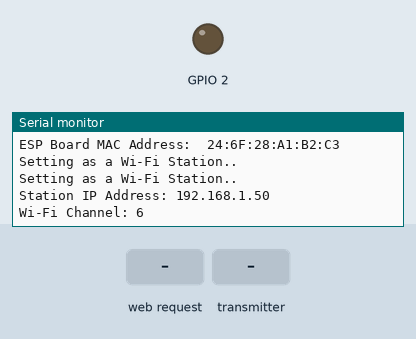
This program was run on a simulated ESP8266 (Wemos D1 mini). Parts: output pins drawn as LEDs (lit = HIGH), the last lines printed to the serial monitor. The inputs (shaded band) are chosen by the test bench. WiFi joins after 1.5 s; servers stay silent unless stated.

Above: at 3.2 s.
3.3 s: HTTP request GET /update received
At 4.1 s:
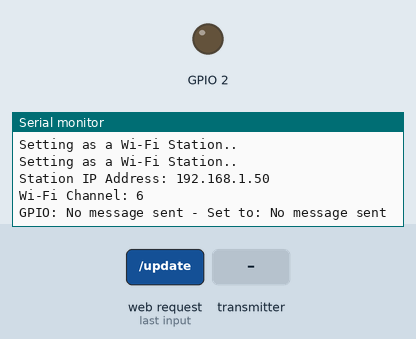
4.8 s: the transmitter starts sending id = 0
At 5.11 s:
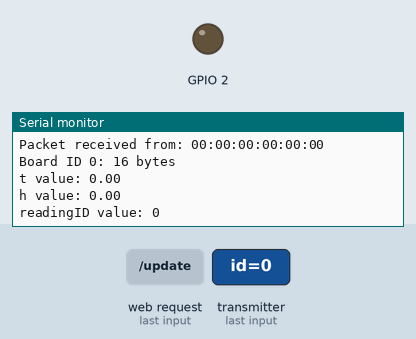

The program:

main.cpp
```cpp
// (licence header left out)
#include <Arduino.h>
#include <ESP8266WiFi.h>
#include "ESPAsyncTCP.h"
#include "ESPAsyncWebServer.h"
#include "Arduino_JSON.h"
#include <espnow.h>

// Replace with your network credentials (STATION)
const char* ssid = "Telekom-455436";
const char* password = "4124966129957437";


uint8_t broadcastAddress[] = {0x60, 0x01, 0x94, 0x02, 0xDE, 0xC7};
//60:01:94:02:de:c7

// Structure example to receive data
// Must match the sender structure
typedef struct struct_message {
  int id;
  float temp;
  float hum;
  unsigned int readingId;
} struct_message;

struct_message incomingReadings;


typedef struct outgoing_data {
  int gpio;
  int state;
};

outgoing_data myData;

JSONVar board;

const char* PARAM_INPUT_1 = "output";
const char* PARAM_INPUT_2 = "state";

AsyncWebServer server(80);
AsyncEventSource events("/events");
bool newData=0;

void OnDataSent(uint8_t *mac_addr, uint8_t sendStatus) {
  Serial.print("Last Packet Send Status: ");
  if (sendStatus == 0){
    Serial.println("Delivery success");
  }
  else{
    Serial.println("Delivery fail");
  }
}

// callback function that will be executed when data is received
void OnDataRecv( uint8_t *mac_addr,  uint8_t *incomingData, uint8_t len) {
  // Copies the sender mac address to a string
  char macStr[18];
  Serial.print("Packet received from: ");
  snprintf(macStr, sizeof(macStr), "%02x:%02x:%02x:%02x:%02x:%02x",
           mac_addr[0], mac_addr[1], mac_addr[2], mac_addr[3], mac_addr[4], mac_addr[5]);
  Serial.println(macStr);
  memcpy(&incomingReadings, incomingData, sizeof(incomingReadings));

  board["id"] = incomingReadings.id;
  board["temperature"] = incomingReadings.temp;
  board["humidity"] = incomingReadings.hum;
  board["readingId"] = String(incomingReadings.readingId);
  String jsonString = JSON.stringify(board);
  events.send(jsonString.c_str(), "new_readings", millis());

  Serial.printf("Board ID %u: %u bytes\n", incomingReadings.id, len);
  Serial.printf("t value: %4.2f \n", incomingReadings.temp);
  Serial.printf("h value: %4.2f \n", incomingReadings.hum);
  Serial.printf("readingID value: %d \n", incomingReadings.readingId);
  Serial.println();
}


const char index_html[] PROGMEM = R"rawliteral(
<!DOCTYPE HTML><html>
<head>
  <title>ESP-NOW DASHBOARD</title>
  <meta name="viewport" content="width=device-width, initial-scale=1">
  <link rel="stylesheet" href="https://use.fontawesome.com/releases/v5.7.2/css/all.css" integrity="sha384-fnmOCqbTlWIlj8LyTjo7mOUStjsKC4pOpQbqyi7RrhN7udi9RwhKkMHpvLbHG9Sr" crossorigin="anonymous">
  <link rel="icon" href="data:,">
  <style>
    html {font-family: Arial; display: inline-block; text-align: center;}
    h2 {font-size: 3.0rem;}
    p {  font-size: 1.2rem;}
    body {  margin: 0;}
    .topnav { overflow: hidden; background-color: #2f4468; color: white; font-size: 1.7rem; }
    .content { padding: 20px; }
    .card { background-color: white; box-shadow: 2px 2px 12px 1px rgba(140,140,140,.5); }
    .cards { max-width: 700px; margin: 0 auto; display: grid; grid-gap: 2rem; grid-template-columns: repeat(auto-fit, minmax(300px, 1fr)); }
    .reading { font-size: 2.8rem; }
    .packet { color: #bebebe; }
    .card.temperature { color: #fd7e14; }
    .card.humidity { color: #1b78e2; }
    .switch {position: relative; display: inline-block; width: 120px; height: 68px}
    .switch input {display: none}
    .slider {position: absolute; top: 0; left: 0; right: 0; bottom: 0; background-color: #ccc; border-radius: 6px}
    .slider:before {position: absolute; content: ""; height: 52px; width: 52px; left: 8px; bottom: 8px; background-color: #fff; -webkit-transition: .4s; transition: .4s; border-radius: 3px}
    input:checked+.slider {background-color: #b30000}
    input:checked+.slider:before {-webkit-transform: translateX(52px); -ms-transform: translateX(52px); transform: translateX(52px)}
  </style>
</head>
<body>
  <div class="topnav">
    <h3>ESP-NOW DASHBOARD</h3>
  </div>
  <div class="content">
    <div class="cards">
      <div class="card temperature">
        <h4><i class="fas fa-thermometer-half"></i> BOARD #1 - TEMPERATURE</h4><p><span class="reading"><span id="t1"></span> &deg;C</span></p><p class="packet">Reading ID: <span id="rt1"></span></p>
      </div>
      <div class="card humidity">
        <h4><i class="fas fa-tint"></i> BOARD #1 - HUMIDITY</h4><p><span class="reading"><span id="h1"></span> &percnt;</span></p><p class="packet">Reading ID: <span id="rh1"></span></p>
      </div>
      <div class="card temperature">
        <h4><i class="fas fa-thermometer-half"></i> BOARD #2 - TEMPERATURE</h4><p><span class="reading"><span id="t2"></span> &deg;C</span></p><p class="packet">Reading ID: <span id="rt2"></span></p>
      </div>
      <div class="card humidity">
        <h4><i class="fas fa-tint"></i> BOARD #2 - HUMIDITY</h4><p><span class="reading"><span id="h2"></span> &percnt;</span></p><p class="packet">Reading ID: <span id="rh2"></span></p>
      </div>
    </div>
  </div>
  %BUTTONPLACEHOLDER%
<script>
if (!!window.EventSource) {
 var source = new EventSource('/events');

 source.addEventListener('open', function(e) {
  console.log("Events Connected");
 }, false);
 source.addEventListener('error', function(e) {
  if (e.target.readyState != EventSource.OPEN) {
    console.log("Events Disconnected");
  }
 }, false);

 source.addEventListener('message', function(e) {
  console.log("message", e.data);
 }, false);

 source.addEventListener('new_readings', function(e) {
  console.log("new_readings", e.data);
  var obj = JSON.parse(e.data);
  document.getElementById("t"+obj.id).innerHTML = obj.temperature.toFixed(2);
  document.getElementById("h"+obj.id).innerHTML = obj.humidity.toFixed(2);
  document.getElementById("rt"+obj.id).innerHTML = obj.readingId;
  document.getElementById("rh"+obj.id).innerHTML = obj.readingId;
 }, false);
}
function toggleCheckbox(element) {
  var xhr = new XMLHttpRequest();
  if(element.checked){ xhr.open("GET", "/update?output="+element.id+"&state=1", true); }
  else { xhr.open("GET", "/update?output="+element.id+"&state=0", true); }
  xhr.send();
}
</script>
</body>
</html>)rawliteral";


String outputState(int output){
  if(/* digitalRead(output) */0){
    return "checked";
  }
  else {
    return "";
  }
}

// Replaces placeholder with button section in your web page
String processor(const String& var){
  //Serial.println(var);
  if(var == "BUTTONPLACEHOLDER"){
    String buttons = "";
    buttons += "<h4>Output - GPIO 2</h4><label class=\"switch\"><input type=\"checkbox\" onchange=\"toggleCheckbox(this)\" id=\"2\" " + outputState(2) + "><span class=\"slider\"></span></label>";
    buttons += "<h4>Output - GPIO 4</h4><label class=\"switch\"><input type=\"checkbox\" onchange=\"toggleCheckbox(this)\" id=\"4\" " + outputState(4) + "><span class=\"slider\"></span></label>";
    buttons += "<h4>Output - GPIO 33</h4><label class=\"switch\"><input type=\"checkbox\" onchange=\"toggleCheckbox(this)\" id=\"33\" " + outputState(33) + "><span class=\"slider\"></span></label>";
    return buttons;
  }
  return String();
}


void setup() {
  // Initialize Serial Monitor
  Serial.begin(115200);

  pinMode(2, OUTPUT);
  digitalWrite(2, LOW);

  Serial.println();
  Serial.print("ESP Board MAC Address:  ");
  Serial.println(WiFi.macAddress());

  // Set the device as a Station and Soft Access Point simultaneously
  WiFi.mode(WIFI_AP_STA);

  // Set device as a Wi-Fi Station
  WiFi.begin(ssid, password);
  while (WiFi.status() != WL_CONNECTED) {
    delay(1000);
    Serial.println("Setting as a Wi-Fi Station..");
  }
  Serial.print("Station IP Address: ");
  Serial.println(WiFi.localIP());
  Serial.print("Wi-Fi Channel: ");
  Serial.println(WiFi.channel());

  // Init ESP-NOW
  if (esp_now_init() != 0) {   //0 instead of ESP_OK
    Serial.println("Error initializing ESP-NOW");
    return;
  }


  esp_now_set_self_role(ESP_NOW_ROLE_COMBO);

  // Once ESPNow is successfully Init, we will register for Send CB to
  // get the status of Trasnmitted packet
  esp_now_register_send_cb(OnDataSent);

  // Register peer
  esp_now_add_peer(broadcastAddress, ESP_NOW_ROLE_COMBO, 6, NULL, 0);

  // Once ESPNow is successfully Init, we will register for recv CB to
  // get recv packer info
  esp_now_register_recv_cb(OnDataRecv);

  server.on("/", HTTP_GET, [](AsyncWebServerRequest *request){
    request->send_P(200, "text/html", index_html,processor);
  });

   server.on("/update", HTTP_GET, [] (AsyncWebServerRequest *request) {
    String inputMessage1;
    String inputMessage2;
    // GET input1 value on <ESP_IP>/update?output=<inputMessage1>&state=<inputMessage2>
    if (request->hasParam(PARAM_INPUT_1) && request->hasParam(PARAM_INPUT_2)) {
      inputMessage1 = request->getParam(PARAM_INPUT_1)->value();
      inputMessage2 = request->getParam(PARAM_INPUT_2)->value();
      digitalWrite(inputMessage1.toInt(), inputMessage2.toInt());

      myData.gpio = inputMessage1.toInt();
      myData.state = inputMessage2.toInt();
      newData = 1;

    }
    else {
      inputMessage1 = "No message sent";
      inputMessage2 = "No message sent";
    }
    Serial.print("GPIO: ");
    Serial.print(inputMessage1);
    Serial.print(" - Set to: ");
    Serial.println(inputMessage2);
    request->send(200, "text/plain", "OK");
  });

  events.onConnect([](AsyncEventSourceClient *client){
    if(client->lastId()){
      Serial.printf("Client reconnected! Last message ID that it got is: %u\n", client->lastId());
    }
    // send event with message "hello!", id current millis
    // and set reconnect delay to 1 second
    client->send("hello!", NULL, millis(), 1000);
  });
  server.addHandler(&events);
  server.begin();
}

void loop() {
  static unsigned long lastEventTime = millis();
  static const unsigned long EVENT_INTERVAL_MS = 2000;
  if ((millis() - lastEventTime) > EVENT_INTERVAL_MS) {
    events.send("ping",NULL,millis());

    if(newData == 1)
    {
     esp_now_send(broadcastAddress, (uint8_t*) &myData, sizeof(myData));
     newData = 0;
    }
    lastEventTime = millis();
  }
}
```

Measured:
- after the input at 3.3 s, the serial monitor: prints a new line at once (image 1)
- after the input at 4.8 s, the serial monitor: prints a new line at once (image 2)
